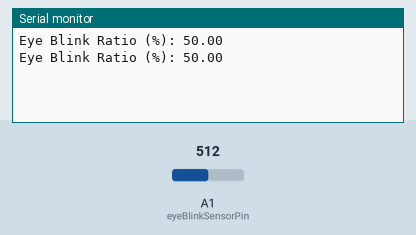
Bench run of a sketch on a simulated Arduino Uno, built with avr-gcc and run on an emulated ATmega328P. Shown: the last lines printed to the serial monitor. The test bench sets the inputs (shaded band); at power-on: A1 (eyeBlinkSensorPin) = 512.

Above: at 1.8 s.
1.9 s: A1 (eyeBlinkSensorPin) set to 220
At 2.5 s:
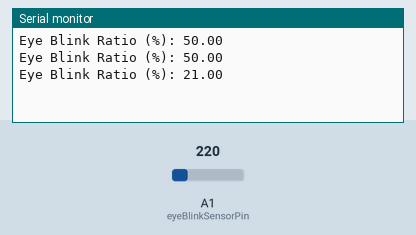
3.4 s: A1 (eyeBlinkSensorPin) set to 190
At 4.8 s:
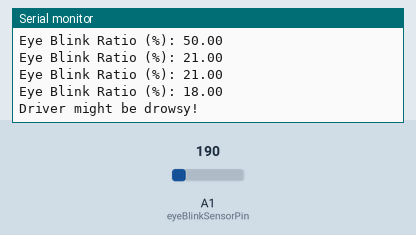
Timing chart, 0 to 6.4 s (numbered marks = the images above; inputs shaded):
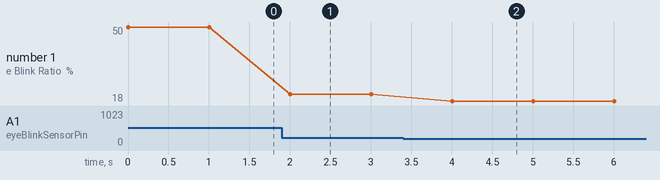

The sketch:

eye-blink-basic.ino
```cpp
const int eyeBlinkSensorPin = A1; // Eye blink sensor output connected to analog pin A0

void setup() {
  Serial.begin(9600); // Initialize serial communication for debugging
}

void loop() {
  int eyeBlinkSensorValue = analogRead(eyeBlinkSensorPin);

  // Convert sensor reading to meaningful value
  float eyeBlinkRatio = map(eyeBlinkSensorValue, 0, 1023, 0, 100);

  // Print sensor value to serial monitor
  Serial.print("Eye Blink Ratio (%): ");
  Serial.println(eyeBlinkRatio);

  // Check for drowsiness
  if (eyeBlinkRatio < 20) { // Adjust threshold as needed
    Serial.println("Driver might be drowsy!");
    // Add alert mechanism here (e.g., LED, buzzer)
  }

  delay(1000); // Delay between sensor readings
}
```

Measured:
- the behaviour switches between 205 and 204 on A1 (eyeBlinkSensorPin) (found by bisection; images 1 and 2)
- after the input at 1.9 s, the serial monitor: prints a new line after 0.10 s (image 1)
- after the input at 3.4 s, the serial monitor: prints a new line after 0.60 s (image 2)
- plotted number 1: 50 → 21 after the input at 1.9 s, 21 → 18 after the input at 3.4 s
